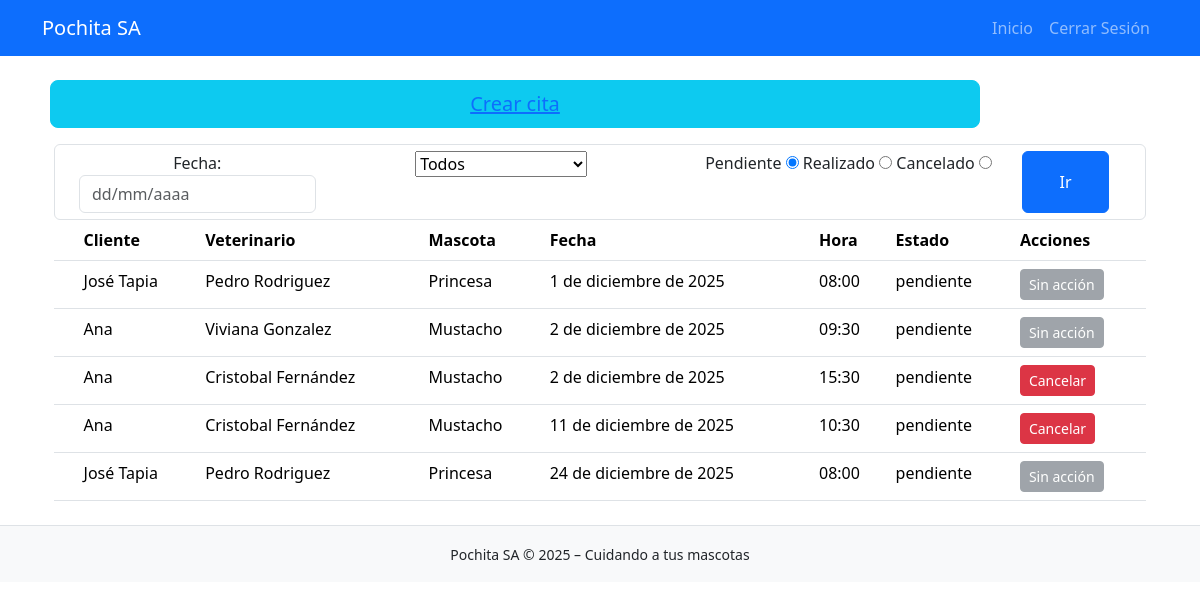
The app's page /horarios/ (signed in), older data.
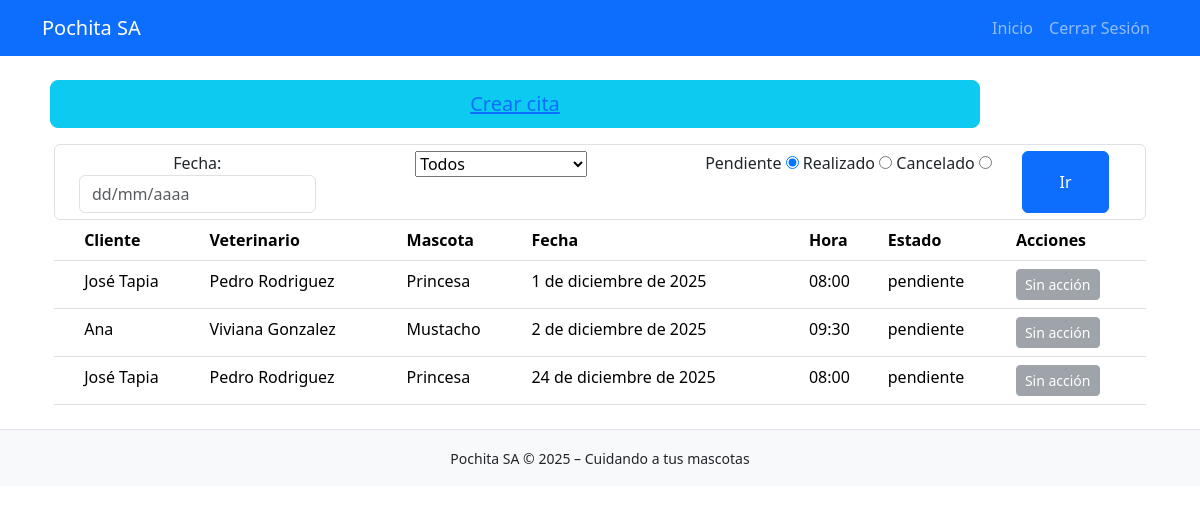
The same page, newer data.
### horarios/models.py (models this page shows, shortened)
class Cita(models.Model):
    fecha = models.DateField(verbose_name="Fecha agendada")
    hora_inicial = models.IntegerField(verbose_name="Bloque inicial de cita")
    estado = models.CharField(max_length=9, choices=ESTADOS_DE_CITA, verbose_name="Estado")
    veterinario = models.ForeignKey(Veterinario, on_delete=models.CASCADE, verbose_name="Veterinario asignado")
    ficha_cliente = models.ForeignKey(FichaMascota, on_delete=models.CASCADE, verbose_name="Ficha Cliente")
    updated = models.DateTimeField(auto_now=True, verbose_name="Última vez actualizado")
    def bloques_a_tiempo(self, bloque):
        inicio_horario = datetime(self.fecha.year, self.fecha.month, self.fecha.day, 8, 0, 0, 0)
        result = inicio_horario + timedelta(minutes=(bloque - 1) * 30)
        return result.strftime('%H:%M')
    @property
    def hora_inicial_a_tiempo(self):
        return self.bloques_a_tiempo(self.hora_inicial)

### fichas_mascota/models.py (models this page shows, shortened)
class FichaMascota(models.Model):
    cliente = models.CharField(max_length=90, verbose_name="Nombre del dueño")
    mascota = models.CharField(max_length=30, verbose_name="Nombre de la mascota")
    especie = models.CharField(max_length=40, verbose_name="Especie de la mascota")
    edad = models.IntegerField(verbose_name="Edad de la mascota")
    peso = models.IntegerField(verbose_name="Peso de la mascota")
    vacunas = models.TextField(max_length=60, verbose_name="Descripción de vacunas")
    tratamientos_apli = models.TextField(max_length=200, verbose_name="Tratamientos aplicados")
    tratamientos_sig = models.TextField(max_length=100, verbose_name="Siguiente tratamiento por aplicar")
    telefono = models.CharField(max_length=15, verbose_name="Teléfono de contacto")
    created = models.DateTimeField(auto_now_add=True, verbose_name="Fecha creación")
    updated = models.DateTimeField(auto_now=True, verbose_name="Última vez actualizado")

### veterinarios/models.py (models this page shows, shortened)
class Veterinario(models.Model):
    nombre = models.CharField(max_length=120, verbose_name="Nombre de Veterinario")
    usuario = models.ForeignKey(User, on_delete=models.CASCADE, verbose_name="Cuenta de usuario")
    created = models.DateTimeField(auto_now_add=True, verbose_name="Fecha de registro")

### horarios/views.py (the view)
# urls.py: path('', views.horarios, name = "horarios"),
@login_required
def horarios(req):
    veterinario = req.GET.get('veterinario')
    if veterinario:
        veterinario = veterinario.strip()
    estado = req.GET.get('estado', None)
    lista_estados = ["realizado", "pendiente", "cancelado"]
    if estado not in lista_estados: estado = "pendiente"
    fecha = localtime().date()
    try:
        fecha_str = req.GET.get('fecha', None)
        fecha = datetime.strptime(fecha_str, "%d/%m/%Y").date()
        fecha_max = fecha
    except:
        fecha = date(fecha.year, fecha.month, 1)
        fecha_max = fecha + relativedelta(months=1)
        fecha_max = date(
            fecha_max.year,
            fecha_max.month,
            calendar.monthrange(fecha_max.year, fecha_max.month)[1]
        )
    if(veterinario): citas = Cita.objects.filter(fecha__range = (fecha, fecha_max), estado = estado, veterinario__id = veterinario).order_by('fecha')
    else: citas = Cita.objects.filter(fecha__range = (fecha, fecha_max), estado = estado).order_by('fecha')
    veterinarios = Veterinario.objects.all().order_by('id')
    try: vet_loggeado = Veterinario.objects.get(usuario__id = req.user.id)
    except: vet_loggeado = None
    notificaciones = get_notificaciones(req)
    return render(req, 'horarios/horario.html', {
        'citas': citas,
        'fecha_min': date(2020, 1, 1),
        'fecha_max': fecha_max,
        'veterinarios': veterinarios,
        'vet_loggeado': vet_loggeado,
        'notificaciones': notificaciones
    })

### core/processors.py (called while the page is built)
def ctx_dict(req):
    ctx = {
        "NOMBRE_PAGINA": "Pochita S.A",
        "LINK_GITHUB": "https://github.com/FrappuccinoIc/pochita_sa"
    }
    return ctx

### core/views.py (called while the page is built)
def get_notificaciones(req):
    user_id = req.user.id
    try: recepcionista = Recepcionista.objects.get(usuario__id = user_id)
    except: recepcionista = False
    if not recepcionista:
        return 0
    notificaciones = Notificacion.objects.filter(recepcionista__usuario__id = user_id)
    return {"num": len(notificaciones), "es_recepcionista": recepcionista}

### horarios/templates/horarios/horario.html (shortened to what this page needs)
{% extends 'core/base.html' %}
{% block content %}
<div class="container">
    <div class="row text-center mb-3 x-5">
        <button class="btn btn-info btn-lg btn-block col-10 mx-2"><a class="" href="/horarios/citas/registrar">Crear cita</a></button>
    </div>
    <form class="form-control text-center" method="get" action="">
        <div class="container row">
            <div class="col-3">
                <label for="fecha">Fecha:</label>
                <input type="text" id="fecha" name="fecha" class="form-control" autocomplete="off" placeholder="dd/mm/aaaa"
                    min="{{fecha_min.year}}-{{fecha_min.month}}-1"
                    max="{{fecha_max.year}}-{{fecha_max.month}}-{{fecha_max.day}}"
                >
            </div>
            <div class="col-4">
                <select name="veterinario" id="veterinario">
                    <option value="">Todos</option>
                </select>
            </div>
            <div class="col-4">
                <label for="pendiente">Pendiente</label>
                <input type="radio" id="pendiente" name="estado" value="pendiente" checked>
                <label for="realizado">Realizado</label>
                <input type="radio" id="realizado" name="estado" value="realizado">
                <label for="cancelado">Cancelado</label>
                <input type="radio" id="cancelado" name="estado" value="cancelado">
            </div>
            <button class="btn btn-primary col-1">Ir</button>
        </div>
    </form>
    <table class="table">
        <thead>
            <tr>
                <th></th>
                <th>Cliente</th>
                <th>Veterinario</th>
                <th>Mascota</th>
                <th>Fecha</th>
                <th>Hora</th>
                <th>Estado</th>
                <th>Acciones</th>
            </tr>
        </thead>
        <tbody>
            {% for cita in citas %}
            <tr>
                <td></td>
                <td>{{ cita.ficha_cliente.cliente }}</td>
                <td>{{ cita.veterinario.nombre }}</td>
                <td>{{ cita.ficha_cliente.mascota }}</td>
                <td>{{ cita.fecha }}</td>
                <td>{{ cita.hora_inicial_a_tiempo }}</td>
                <td>{{ cita.estado }}</td>
                <td>
                    {% if vet_loggeado.id == cita.veterinario.id and cita.estado == "pendiente" %}
                    <a href="{% url 'eliminar_cita' cita.id %}"
                        class="btn btn-sm btn-danger">
                        Cancelar
                    </a>
                    {% elif vet_loggeado.id == cita.veterinario.id %}
                    <button class="btn btn-sm btn-dark" disabled>
                        {{ cita.estado|capfirst }}
                    </button>
                    {% else %}
                    <button class="btn btn-sm btn-secondary" disabled>
                        Sin acción
                    </button>
                    {% endif %}
                </td>
            </tr>
            {% endfor %}
        </tbody>
    </table>
</div>
<link rel="stylesheet"
href="https://cdnjs.cloudflare.com/ajax/libs/bootstrap-datepicker/1.9.0/css/bootstrap-datepicker.min.css">
{% endblock %}

Row changes from the older to the newer data that the page shows:
no longer on this page (row edited): Cita: ficha_cliente.cliente "Ana", veterinario.nombre "Cristobal Fernández", ficha_cliente.mascota "Mustacho", fecha "2 de diciembre de 2025", hora_inicial_a_tiempo "15:30", estado "pendiente", shows "Cancelar"
no longer on this page (row edited): Cita: ficha_cliente.cliente "Ana", veterinario.nombre "Cristobal Fernández", ficha_cliente.mascota "Mustacho", fecha "11 de diciembre de 2025", hora_inicial_a_tiempo "10:30", estado "pendiente", shows "Cancelar"
